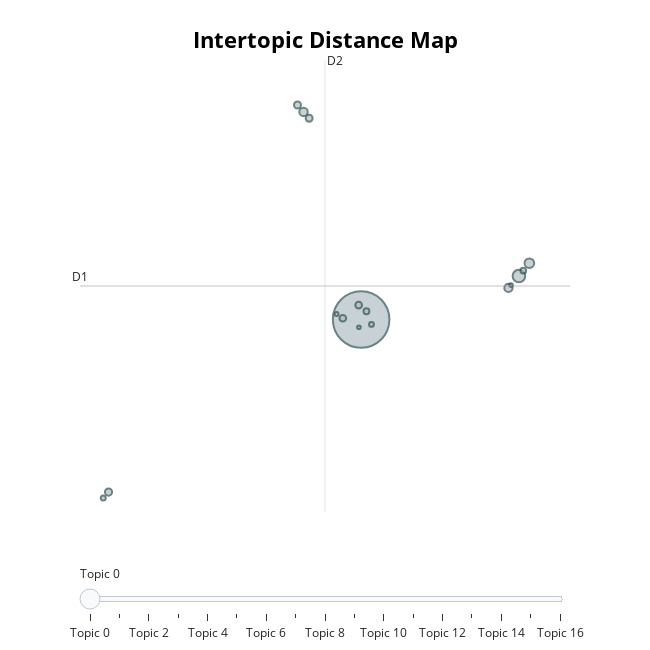

Notebook code cell kept with this figure:
### Code cell
# 토픽 유사성 구조 시각화
model_BERT.visualize_topics()

### Figure 1 — Plotly figure (JSON) as saved in the notebook; plotly's stock layout.template omitted (floating-point values rounded to 4 significant figures)
{"data": [{"customdata": [[0, "진짜 | 영화를 | 연기 | 보고 | 있는", 2417], [1, "눈물이 | 엄마가 | 영화를 | 그냥 | 울면서", 120], [2, "이기적인 | 남자를 | 로맨스 | 결혼 | 없는", 70], [3, "슬프다 | 슬프고 | 슬픔 | 슬픈영화 | 영화입니다", 53], [4, "최고의 | 영화입니다 | 영화다 | 가치가 | 영화였습니다", 51], [5, "선생님 | 최고 | 김강우 | 한국 | 사람들때문에", 39], [6, "눈물이 | 울었습니다 | 울었다 | 멈추지 | 나는", 37], [7, "무섭다 | 두려움 | 두렵고 | 못해 | 공포", 36], [8, "감사합니다 | 엄마 | 사랑해 | 좋은 | 사랑해요", 34], [9, "이케와키 | 치즈루의 | 잇신 | 이누도 | 역시", 34], [10, "배우들의 | 배우들 | 이다 | 봐야 | 감동과", 26], [11, "알약을 | 앨리스가 | 기억을 | 자신이 | 순간에도", 25], [12, "김해숙씨 | 연기 | 감동 | 배우 | 최고의", 19], [13, "10점 | 10점입니다 | 처음으로 | 이끌어간다 | 빠지지", 18], [14, "앨리스 | alice | 그녀는 | 2014 | 처음과", 12], [15, "영화입니다 | 좋고 | 울다가를 | 예전의 | 슬프면서도", 10], [16, "스릴있고 | 재밌게봤어요 | 흥미진진 | 웃기고 | 재미있었습니다", 10]], "hovertemplate": "<b>Topic %{customdata[0]}</b><br>%{customdata[1]}<br>Size: %{customdata[2]}", "legendgroup": "", "marker": {"color": "#B0BEC5", "line": {"color": "DarkSlateGrey", "width": 2}, "size": [2417, 120, 70, 53, 51, 39, 37, 36, 34, 34, 26, 25, 19, 18, 12, 10, 10], "sizemode": "area", "sizeref": 1.511, "symbol": "circle"}, "mode": "markers", "name": "", "orientation": "v", "showlegend": false, "type": "scatter", "x": [4.755, 12.05, 12.53, 2.093, 11.57, -6.923, 1.813, 2.352, 3.909, 4.642, 5.002, 12.25, -7.167, 5.234, 3.622, 11.69, 4.653], "xaxis": "x", "y": [3.476, 5.247, 5.767, 11.92, 4.76, -3.54, 12.2, 11.66, 3.528, 4.063, 3.815, 5.469, -3.782, 3.279, 3.705, 4.877, 3.163], "yaxis": "y"}], "layout": {"annotations": [{"showarrow": false, "text": "D1", "x": -8.242, "y": 4.84, "yshift": 10}, {"showarrow": false, "text": "D2", "x": 3.085, "xshift": 10, "y": 14.03}], "height": 650, "hoverlabel": {"bgcolor": "white", "font": {"family": "Rockwell", "size": 16}}, "legend": {"itemsizing": "constant", "tracegroupgap": 0}, "margin": {"t": 60}, "shapes": [{"line": {"color": "#CFD8DC", "width": 2}, "type": "line", "x0": 3.085, "x1": 3.085, "y0": -4.35, "y1": 14.03}, {"line": {"color": "#9E9E9E", "width": 2}, "type": "line", "x0": -8.242, "x1": 14.41, "y0": 4.84, "y1": 4.84}], "sliders": [{"active": 0, "pad": {"t": 50}, "steps": [{"args": [{"marker.color": [["red", "#B0BEC5", "#B0BEC5", "#B0BEC5", "#B0BEC5", "#B0BEC5", "#B0BEC5", "#B0BEC5", "#B0BEC5", "#B0BEC5", "#B0BEC5", "#B0BEC5", "#B0BEC5", "#B0BEC5", "#B0BEC5", "#B0BEC5", "#B0BEC5"]]}], "label": "Topic 0", "method": "update"}, {"args": [{"marker.color": [["#B0BEC5", "red", "#B0BEC5", "#B0BEC5", "#B0BEC5", "#B0BEC5", "#B0BEC5", "#B0BEC5", "#B0BEC5", "#B0BEC5", "#B0BEC5", "#B0BEC5", "#B0BEC5", "#B0BEC5", "#B0BEC5", "#B0BEC5", "#B0BEC5"]]}], "label": "Topic 1", "method": "update"}, {"args": [{"marker.color": [["#B0BEC5", "#B0BEC5", "red", "#B0BEC5", "#B0BEC5", "#B0BEC5", "#B0BEC5", "#B0BEC5", "#B0BEC5", "#B0BEC5", "#B0BEC5", "#B0BEC5", "#B0BEC5", "#B0BEC5", "#B0BEC5", "#B0BEC5", "#B0BEC5"]]}], "label": "Topic 2", "method": "update"}, {"args": [{"marker.color": [["#B0BEC5", "#B0BEC5", "#B0BEC5", "red", "#B0BEC5", "#B0BEC5", "#B0BEC5", "#B0BEC5", "#B0BEC5", "#B0BEC5", "#B0BEC5", "#B0BEC5", "#B0BEC5", "#B0BEC5", "#B0BEC5", "#B0BEC5", "#B0BEC5"]]}], "label": "Topic 3", "method": "update"}, {"args": [{"marker.color": [["#B0BEC5", "#B0BEC5", "#B0BEC5", "#B0BEC5", "red", "#B0BEC5", "#B0BEC5", "#B0BEC5", "#B0BEC5", "#B0BEC5", "#B0BEC5", "#B0BEC5", "#B0BEC5", "#B0BEC5", "#B0BEC5", "#B0BEC5", "#B0BEC5"]]}], "label": "Topic 4", "method": "update"}, {"args": [{"marker.color": [["#B0BEC5", "#B0BEC5", "#B0BEC5", "#B0BEC5", "#B0BEC5", "red", "#B0BEC5", "#B0BEC5", "#B0BEC5", "#B0BEC5", "#B0BEC5", "#B0BEC5", "#B0BEC5", "#B0BEC5", "#B0BEC5", "#B0BEC5", "#B0BEC5"]]}], "label": "Topic 5", "method": "update"}, {"args": [{"marker.color": [["#B0BEC5", "#B0BEC5", "#B0BEC5", "#B0BEC5", "#B0BEC5", "#B0BEC5", "red", "#B0BEC5", "#B0BEC5", "#B0BEC5", "#B0BEC5", "#B0BEC5", "#B0BEC5", "#B0BEC5", "#B0BEC5", "#B0BEC5", "#B0BEC5"]]}], "label": "Topic 6", "method": "update"}, {"args": [{"marker.color": [["#B0BEC5", "#B0BEC5", "#B0BEC5", "#B0BEC5", "#B0BEC5", "#B0BEC5", "#B0BEC5", "red", "#B0BEC5", "#B0BEC5", "#B0BEC5", "#B0BEC5", "#B0BEC5", "#B0BEC5", "#B0BEC5", "#B0BEC5", "#B0BEC5"]]}], "label": "Topic 7", "method": "update"}, {"args": [{"marker.color": [["#B0BEC5", "#B0BEC5", "#B0BEC5", "#B0BEC5", "#B0BEC5", "#B0BEC5", "#B0BEC5", "#B0BEC5", "red", "#B0BEC5", "#B0BEC5", "#B0BEC5", "#B0BEC5", "#B0BEC5", "#B0BEC5", "#B0BEC5", "#B0BEC5"]]}], "label": "Topic 8", "method": "update"}, {"args": [{"marker.color": [["#B0BEC5", "#B0BEC5", "#B0BEC5", "#B0BEC5", "#B0BEC5", "#B0BEC5", "#B0BEC5", "#B0BEC5", "#B0BEC5", "red", "#B0BEC5", "#B0BEC5", "#B0BEC5", "#B0BEC5", "#B0BEC5", "#B0BEC5", "#B0BEC5"]]}], "label": "Topic 9", "method": "update"}, {"args": [{"marker.color": [["#B0BEC5", "#B0BEC5", "#B0BEC5", "#B0BEC5", "#B0BEC5", "#B0BEC5", "#B0BEC5", "#B0BEC5", "#B0BEC5", "#B0BEC5", "red", "#B0BEC5", "#B0BEC5", "#B0BEC5", "#B0BEC5", "#B0BEC5", "#B0BEC5"]]}], "label": "Topic 10", "method": "update"}, {"args": [{"marker.color": [["#B0BEC5", "#B0BEC5", "#B0BEC5", "#B0BEC5", "#B0BEC5", "#B0BEC5", "#B0BEC5", "#B0BEC5", "#B0BEC5", "#B0BEC5", "#B0BEC5", "red", "#B0BEC5", "#B0BEC5", "#B0BEC5", "#B0BEC5", "#B0BEC5"]]}], "label": "Topic 11", "method": "update"}, {"args": [{"marker.color": [["#B0BEC5", "#B0BEC5", "#B0BEC5", "#B0BEC5", "#B0BEC5", "#B0BEC5", "#B0BEC5", "#B0BEC5", "#B0BEC5", "#B0BEC5", "#B0BEC5", "#B0BEC5", "red", "#B0BEC5", "#B0BEC5", "#B0BEC5", "#B0BEC5"]]}], "label": "Topic 12", "method": "update"}, {"args": [{"marker.color": [["#B0BEC5", "#B0BEC5", "#B0BEC5", "#B0BEC5", "#B0BEC5", "#B0BEC5", "#B0BEC5", "#B0BEC5", "#B0BEC5", "#B0BEC5", "#B0BEC5", "#B0BEC5", "#B0BEC5", "red", "#B0BEC5", "#B0BEC5", "#B0BEC5"]]}], "label": "Topic 13", "method": "update"}, {"args": [{"marker.color": [["#B0BEC5", "#B0BEC5", "#B0BEC5", "#B0BEC5", "#B0BEC5", "#B0BEC5", "#B0BEC5", "#B0BEC5", "#B0BEC5", "#B0BEC5", "#B0BEC5", "#B0BEC5", "#B0BEC5", "#B0BEC5", "red", "#B0BEC5", "#B0BEC5"]]}], "label": "Topic 14", "method": "update"}, {"args": [{"marker.color": [["#B0BEC5", "#B0BEC5", "#B0BEC5", "#B0BEC5", "#B0BEC5", "#B0BEC5", "#B0BEC5", "#B0BEC5", "#B0BEC5", "#B0BEC5", "#B0BEC5", "#B0BEC5", "#B0BEC5", "#B0BEC5", "#B0BEC5", "red", "#B0BEC5"]]}], "label": "Topic 15", "method": "update"}, {"args": [{"marker.color": [["#B0BEC5", "#B0BEC5", "#B0BEC5", "#B0BEC5", "#B0BEC5", "#B0BEC5", "#B0BEC5", "#B0BEC5", "#B0BEC5", "#B0BEC5", "#B0BEC5", "#B0BEC5", "#B0BEC5", "#B0BEC5", "#B0BEC5", "#B0BEC5", "red"]]}], "label": "Topic 16", "method": "update"}]}], "title": {"font": {"color": "Black", "size": 22}, "text": "<b>Intertopic Distance Map</b>", "x": 0.5, "xanchor": "center", "y": 0.95, "yanchor": "top"}, "width": 650, "xaxis": {"anchor": "y", "domain": [0, 1], "range": [-8.242, 14.41], "title": {"text": ""}, "visible": false}, "yaxis": {"anchor": "x", "domain": [0, 1], "range": [-4.35, 14.03], "title": {"text": ""}, "visible": false}}}
